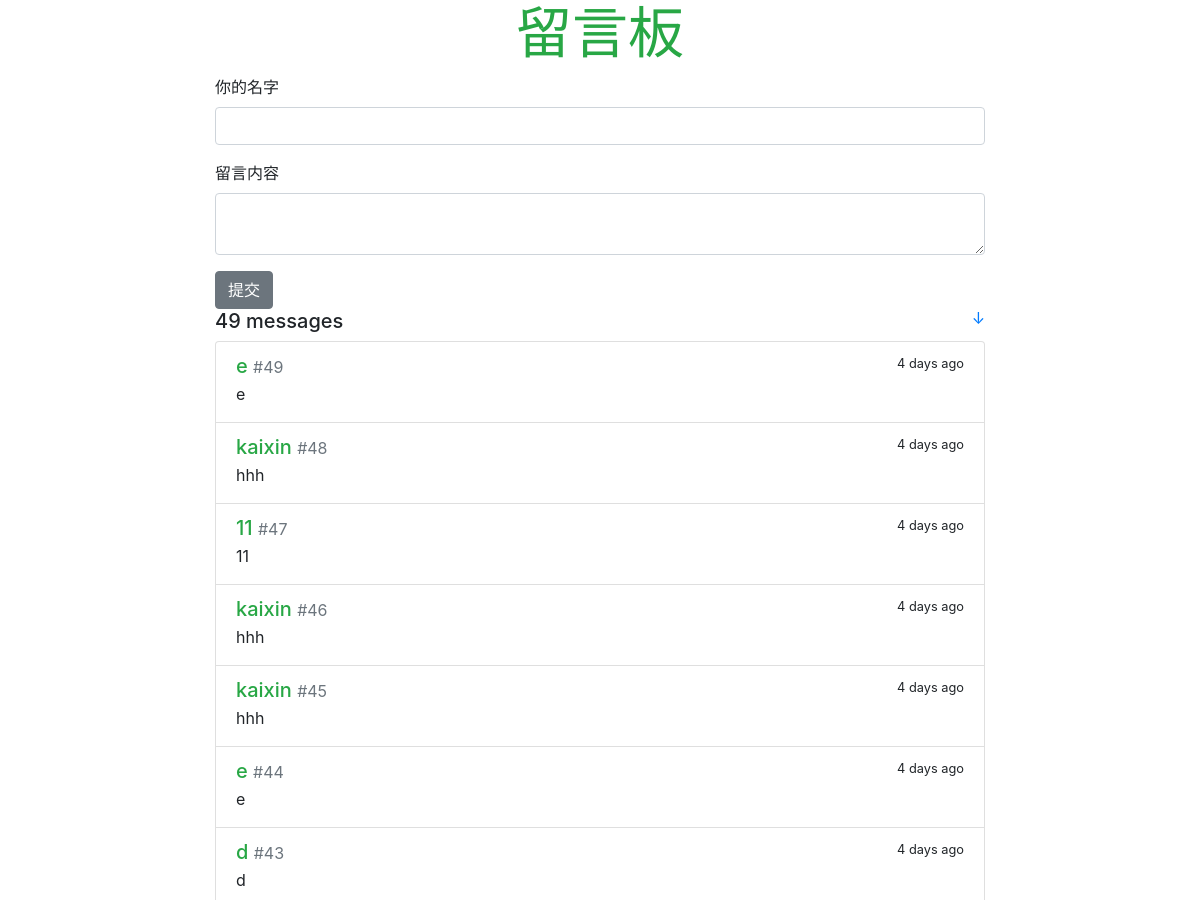
Before: / (upper part) with the older database file.
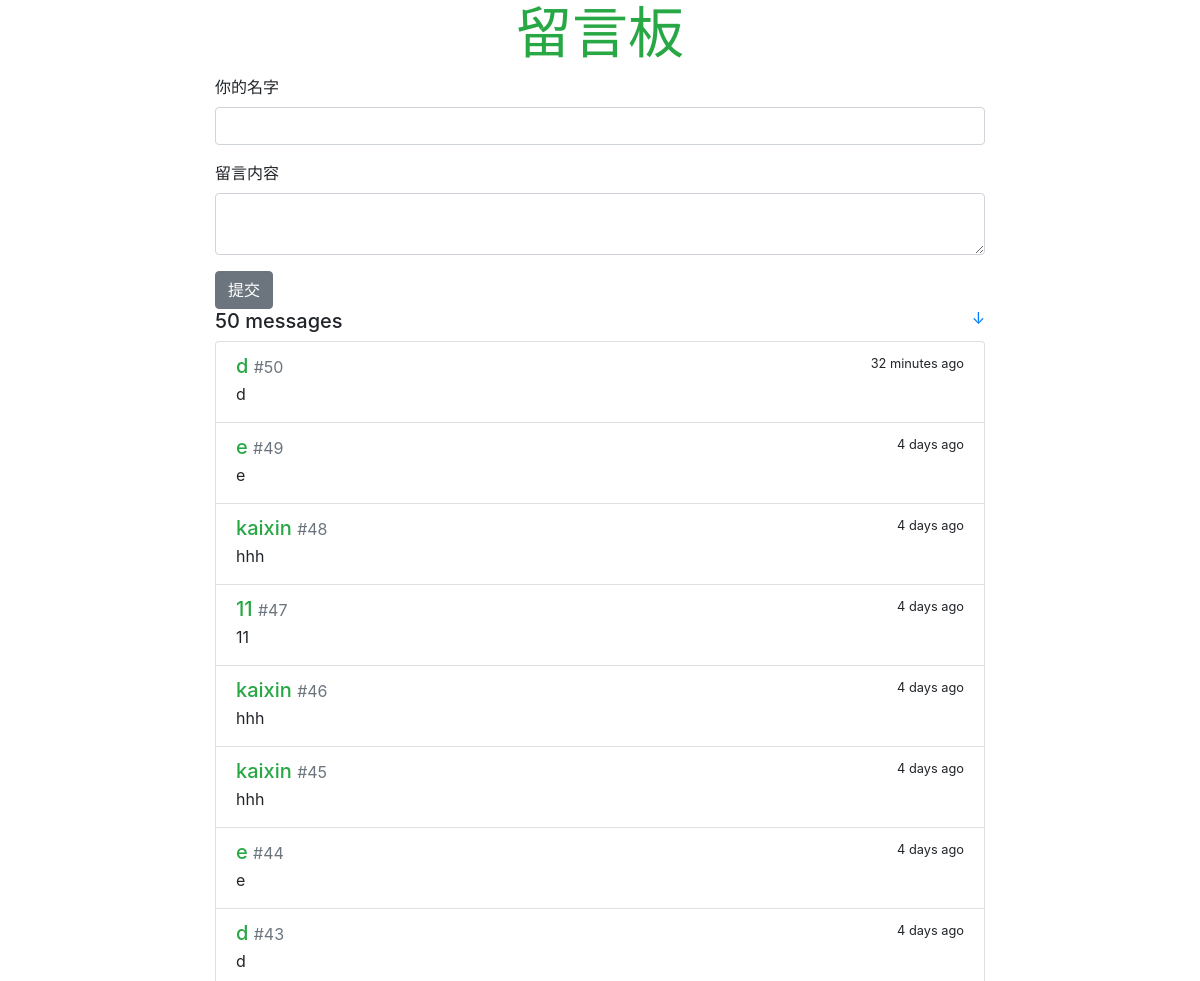
After: the same page with the newer database file.
### main/models/message.py (models this page shows, shortened)
class Message(db.Model):
    id = db.Column(db.Integer, primary_key=True)
    name = db.Column(db.String(20))
    content = db.Column(db.String(200))
    submit_time = db.Column(db.DateTime, default=datetime.utcnow, index=True)

### main/views/index.py (the view)
@app.route('/')
def index():
    messages = Message.query.order_by(Message.submit_time.desc()).all()
    reg_data = ''.join(random.sample(string.ascii_letters + string.digits, 60))
    resp = make_response(render_template('index.html', messages=messages, current_time=datetime.utcnow(), reg_data=reg_data))
    resp.set_cookie('reg_data', reg_data)
    return resp

### templates/index.html (shortened to what this page needs)
{% extends 'base.html' %}
{% block content %}
    <div>
        <form method="post" action="{{ url_for('submit') }}" id="message_form">
            <div class="form-group">
                <label class="form-control-lable" for="name">你的名字</label>
                <input class="form-control" name="name" required />
            </div>
            <div class="form-group">
                <label class="form-control-lable" for="message">留言内容</label>
                <textarea class="form-control" name="message" required></textarea>
            </div>
            <button type="button" class="btn btn-secondary" id="post_message">提交</button>
        </form>
    </div>
    <h5>{{ messages|length }} messages
        <small class="float-right">
            <a href="#bottom" title="Go Bottom">&darr;</a>
        </small>
    </h5>
    <div class="list-group">
        {% for message in messages %}
            <a class="list-group-item list-group-item-action flex-column">
                <div class="d-flex w-100 justify-content-between">
                    <h5 class="mb-1 text-success">{{ message.name }}
                        <small class="text-muted"> #{{ loop.revindex }}</small>
                    </h5>
                    <small data-toggle="tooltip" data-placement="top"
                           data-timestamp="{{ message.submit_time.strftime('%Y-%m-%d %H:%M:%S') }}"
                           data-delay="500">
                        {{ moment(message.submit_time).fromNow(refresh=True) }}
                    </small>
                </div>
                <p class="mb-1">{{ message.content }}</p>
            </a>
        {% endfor %}
    </div>
{% endblock %}

### templates/base.html (shortened to what this page needs)
<!DOCTYPE html>
<html lang="en">
<head>
    <link rel="stylesheet" type="text/css" href="{{ url_for('static', filename='css/bootstrap.min.css') }}"/>
    <link rel="stylesheet" type="text/css" href="{{ url_for('static', filename='css/style.css') }}">
</head>
<body>
<main class="container">
    <header>
        <h1 class="text-center display-4">
            <a class="text-success"><strong>留言板</strong></a>
        </h1>
    </header>
    {% block content %}
    {% endblock %}
</main>
</body>
</html>

### static/css/style.css (style rules this page uses)
.container { max-width: 800px; }

Changed rows visible on the page:
added Message: name "d", submit_time "32 minutes ago", content "d"
Other visible differences:
{{ messages|length }}: "49" → "50"
